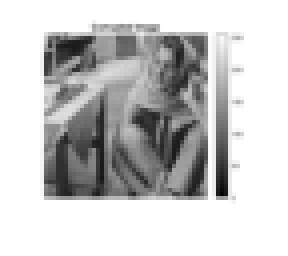
%> input picture Assignment 1/3/myMainScript.png, 72 x 64 px (shown 4 times larger)
$ octave --eval "result = myNoisy(imread('../3/myMainScript.png'));"   (GNU Octave 9; MATLAB toolbox functions it lacks are replaced by stand-ins)
%> lines starting %> are read from the running program, lines starting %| are printed output that depends on the picture
function[new_img]=myNoisy(img)
[m n p]=size(img);
%> m = 64; n = 72; p = 3
new_img=zeros(size(img));
frac_std=0.05;
img=im2double(img);
for i=1:p
    int_range=max(max(img(:,:,i)))-min(min(img(:,:,i)));
    new_img(:,:,i)=img(:,:,i)+frac_std*int_range*randn(m,n);
end
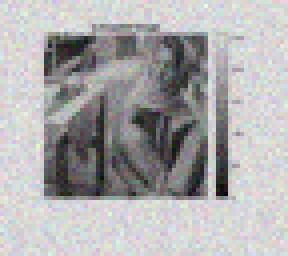
%> new_img: size 64x72x3 double (shown 4 times larger); mean R, G, B 0.786, 0.786, 0.785; drawn with min black and max white
imwrite(new_img,"noisyhoneycombreal.png");
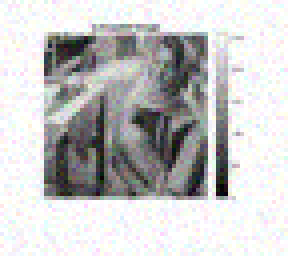
%> saved as noisyhoneycombreal.png: size 64x72x3 uint8 (shown 4 times larger); mean R, G, B 197.7, 197.7, 197.5
figure(1)
imshow(img);
figure(2)
imshow(new_img);
end
